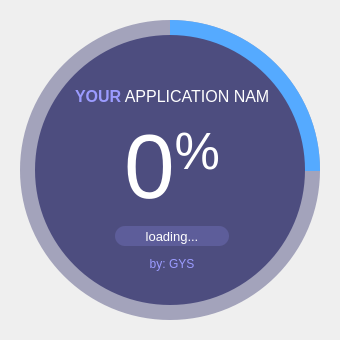
<?xml version="1.0" encoding="UTF-8"?>
<ui version="4.0">
 <class>SplashScreen</class>
 <widget class="QMainWindow" name="SplashScreen">
  <property name="geometry">
   <rect>
    <x>0</x>
    <y>0</y>
    <width>340</width>
    <height>340</height>
   </rect>
  </property>
  <property name="windowTitle">
   <string>MainWindow</string>
  </property>
  <widget class="QWidget" name="centralwidget">
   <widget class="QFrame" name="circularProgressBarBase">
    <property name="geometry">
     <rect>
      <x>10</x>
      <y>10</y>
      <width>320</width>
      <height>320</height>
     </rect>
    </property>
    <property name="frameShape">
     <enum>QFrame::NoFrame</enum>
    </property>
    <property name="frameShadow">
     <enum>QFrame::Raised</enum>
    </property>
    <widget class="QFrame" name="circularProgress">
     <property name="geometry">
      <rect>
       <x>10</x>
       <y>10</y>
       <width>300</width>
       <height>300</height>
      </rect>
     </property>
     <property name="styleSheet">
      <string notr="true">QFrame{
	border-radius: 150px;
	background-color: qconicalgradient(cx:0.5, cy:0.5, angle:90, stop:0.749 rgba(255, 0, 127, 0), stop:0.750 rgba(85, 170, 255, 255))
}</string>
     </property>
     <property name="frameShape">
      <enum>QFrame::NoFrame</enum>
     </property>
     <property name="frameShadow">
      <enum>QFrame::Raised</enum>
     </property>
    </widget>
    <widget class="QFrame" name="circularBg">
     <property name="geometry">
      <rect>
       <x>10</x>
       <y>10</y>
       <width>300</width>
       <height>300</height>
      </rect>
     </property>
     <property name="styleSheet">
      <string notr="true">QFrame{
	border-radius: 150px;
	background-color: rgba(77, 77, 127,120);
}</string>
     </property>
     <property name="frameShape">
      <enum>QFrame::NoFrame</enum>
     </property>
     <property name="frameShadow">
      <enum>QFrame::Raised</enum>
     </property>
    </widget>
    <widget class="QFrame" name="container">
     <property name="geometry">
      <rect>
       <x>25</x>
       <y>25</y>
       <width>270</width>
       <height>270</height>
      </rect>
     </property>
     <property name="styleSheet">
      <string notr="true">QFrame{
	border-radius: 135px;
	background-color: rgb(77, 77, 127);
}
</string>
     </property>
     <property name="frameShape">
      <enum>QFrame::StyledPanel</enum>
     </property>
     <property name="frameShadow">
      <enum>QFrame::Raised</enum>
     </property>
     <widget class="QWidget" name="layoutWidget">
      <property name="geometry">
       <rect>
        <x>40</x>
        <y>50</y>
        <width>194</width>
        <height>191</height>
       </rect>
      </property>
      <layout class="QGridLayout" name="gridLayout">
       <item row="0" column="0">
        <widget class="QLabel" name="labelTitle">
         <property name="font">
          <font>
           <family>Segoe UI</family>
           <pointsize>12</pointsize>
          </font>
         </property>
         <property name="styleSheet">
          <string notr="true">background-color: none;
color:#ffffff;</string>
         </property>
         <property name="text">
          <string>&lt;html&gt;&lt;head/&gt;&lt;body&gt;&lt;p&gt;&lt;span style=&quot; font-weight:700; color:#9b9bff;&quot;&gt;YOUR&lt;/span&gt; APPLICATION NAME&lt;/p&gt;&lt;/body&gt;&lt;/html&gt;</string>
         </property>
         <property name="alignment">
          <set>Qt::AlignCenter</set>
         </property>
        </widget>
       </item>
       <item row="1" column="0">
        <widget class="QLabel" name="labelPercentage">
         <property name="font">
          <font>
           <family>Arial</family>
           <pointsize>68</pointsize>
          </font>
         </property>
         <property name="styleSheet">
          <string notr="true">background-color: none;
color:#ffffff;</string>
         </property>
         <property name="text">
          <string>&lt;p&gt;&lt;span style=&quot; font-size:68pt;&quot;&gt;0&lt;/span&gt;&lt;span style=&quot; font-size:58pt; vertical-align:super;&quot;&gt;%&lt;/span&gt;&lt;/p&gt;</string>
         </property>
         <property name="alignment">
          <set>Qt::AlignCenter</set>
         </property>
        </widget>
       </item>
       <item row="2" column="0">
        <widget class="QLabel" name="labelLoadingInfo">
         <property name="minimumSize">
          <size>
           <width>0</width>
           <height>20</height>
          </size>
         </property>
         <property name="maximumSize">
          <size>
           <width>16777215</width>
           <height>20</height>
          </size>
         </property>
         <property name="font">
          <font>
           <family>Segoe UI</family>
           <pointsize>10</pointsize>
          </font>
         </property>
         <property name="styleSheet">
          <string notr="true">QLabel{
	border-radius: 10px;
	background-color: rgb(93, 93, 154);
	color:#ffffff;
	margin-left: 40px;
	margin-right: 40px;
}
</string>
         </property>
         <property name="text">
          <string>loading...</string>
         </property>
         <property name="alignment">
          <set>Qt::AlignCenter</set>
         </property>
        </widget>
       </item>
       <item row="3" column="0">
        <widget class="QLabel" name="labelCredits">
         <property name="font">
          <font>
           <family>Segoe UI</family>
           <pointsize>9</pointsize>
          </font>
         </property>
         <property name="styleSheet">
          <string notr="true">background-color: none;
color: rgb(155, 155, 255);</string>
         </property>
         <property name="text">
          <string>by: GYS</string>
         </property>
         <property name="alignment">
          <set>Qt::AlignCenter</set>
         </property>
        </widget>
       </item>
      </layout>
     </widget>
    </widget>
    <zorder>circularBg</zorder>
    <zorder>circularProgress</zorder>
    <zorder>container</zorder>
   </widget>
  </widget>
 </widget>
 <resources/>
 <connections/>
</ui>
